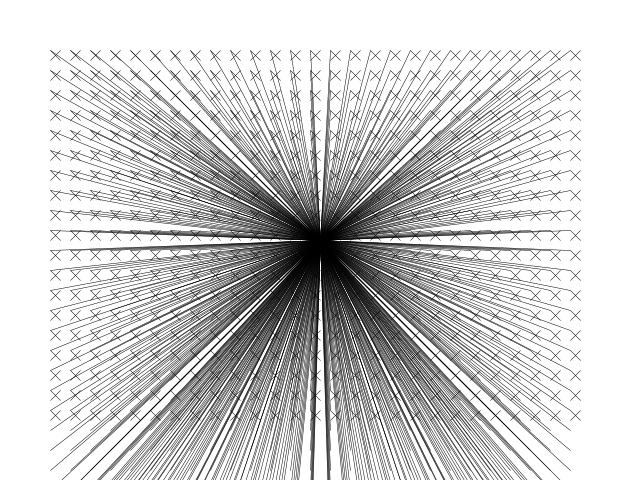
Frame 1 (no input)
Frame 60 (the mouse pressed at the canvas centre just before this capture): identical to frame 1, image omitted
Frame 120 (the mouse held since frame 60 and released just before this capture): identical to frame 1, image omitted

The Processing sketch that drew this single still picture (run headless with seeded random() and noise(); from frame 60 on, the mouse is pressed at the canvas centre):

// Processing sketch: processing_187112
// ── processing_187112.pde

void setup(){
  size(640,480);
  //background (255);
  strokeWeight(.5);
}
void draw(){ background (255);

for(int j=50;j<height-50;j=j+20){
for(int i=50;i<width-50;i=i+20){
  line(i,j,i+10,j+10);
  line(i,j+10,i+10,j);
}
}

  for(int i=50;i<width-50;i=i+20){
    for(int j=50;j<width-50;j=j+20){
  
    line (i,j,width/2,height/2);
    }
   
  }

}
